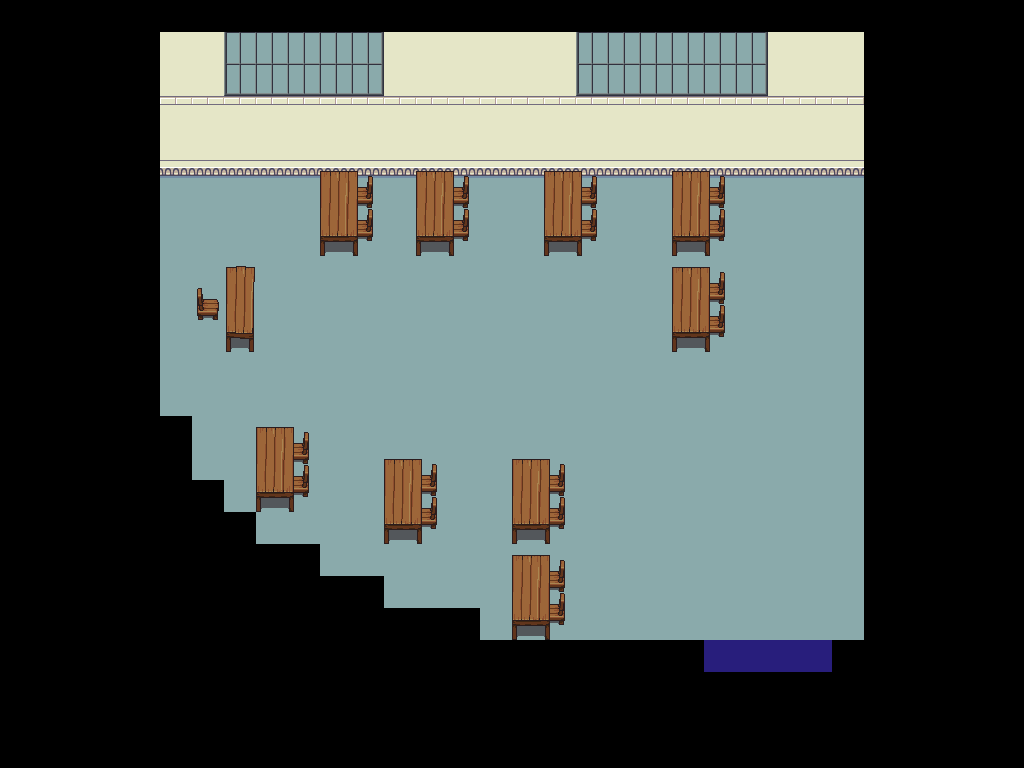

Rendered tile map (Tiled .tmx) drawn with the repository's tilesets; below, a short description and the map source with its tile grids summarised:
An orthogonal 32x24 tile map with 32x32 px tiles, 8 tile layers (sol, vers_sousSolCouloir3, noir 99, mur 99, ...), 5 tilesets.

<map version="1.8" tiledversion="1.8.2" orientation="orthogonal" renderorder="right-down" width="32" height="24" tilewidth="32" tileheight="32" infinite="0" nextlayerid="16" nextobjectid="1">
 <tileset firstgid="1" source="porte.tsx" />
 <tileset firstgid="17" source="couleur.tsx" />
 <tileset firstgid="26" source="test_porte(10).tsx" />
 <tileset firstgid="42" source="Interior.tsx" />
 <tileset firstgid="1066" source="pixel-cyberpunk-interior.tsx" />
 <layer id="11" name="sol" width="32" height="24">
  <data>[768 cells, 279 non-empty, 1 distinct tile ids]</data>
 </layer>
 <layer id="12" name="vers_sousSolCouloir3" width="32" height="24">
  <data>[768 cells, 4 non-empty, 1 distinct tile ids]</data>
 </layer>
 <layer id="8" name="noir 99" width="32" height="24">
  <data>[768 cells, 375 non-empty, 4 distinct tile ids]</data>
 </layer>
 <layer id="9" name="mur 99" width="32" height="24">
  <data>[768 cells, 110 non-empty, 3 distinct tile ids]</data>
 </layer>
 <layer id="15" name="murplus 99" width="32" height="24">
  <data>[768 cells, 22 non-empty, 1 distinct tile ids]</data>
 </layer>
 <layer id="2" name="tables 99" width="32" height="24">
  <data>[768 cells, 57 non-empty, 9 distinct tile ids]</data>
 </layer>
 <layer id="13" name="chaise 99" width="32" height="24">
  <data>[768 cells, 1 non-empty, 1 distinct tile ids]</data>
 </layer>
 <layer id="5" name="exterieur 99" width="32" height="24">
  <data>[768 cells, 22 non-empty, 6 distinct tile ids]</data>
 </layer>
</map>
